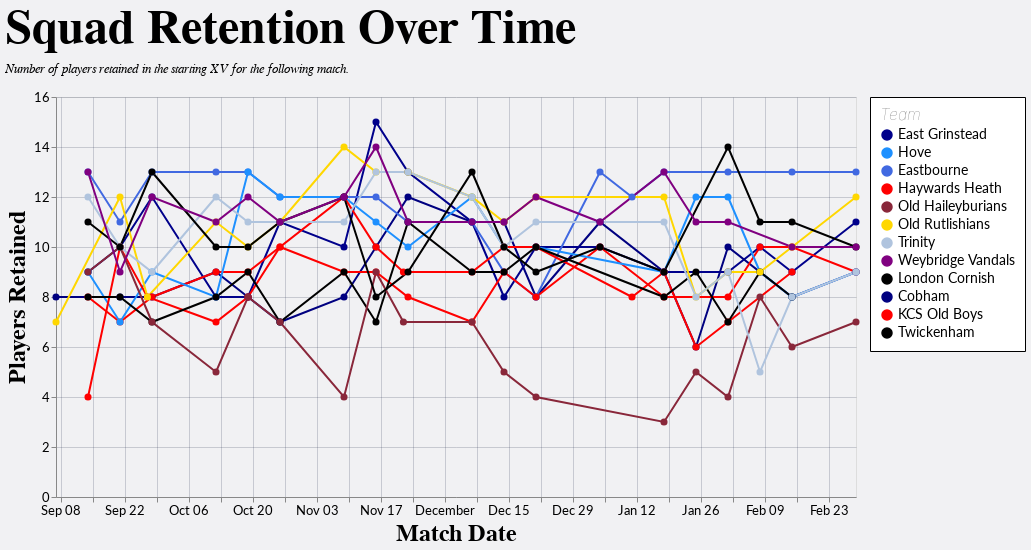

Write notebook code for a chart like this one.
### Code cell
retention_chart = (
    alt.Chart(retention_df)
    .mark_line(point={"size": 50})
    .encode(
        x=alt.X("Date:T", title="Match Date"),
        y=alt.Y("Players Retained:Q", title="Players Retained", scale=alt.Scale(domain=[0, 15])),
        color=alt.Color("Team:N", scale=alt.Scale(domain=teams, range=main_colors)),
        tooltip=["Team", "Date", "Players Retained"],
        opacity=alt.condition(selection, alt.value(1), alt.value(0.1)),
    )
    .properties(
        title=alt.Title(
            text="Squad Retention Over Time",
            subtitle="Number of players retained in the starting XV for the following match."
        ),
        width=800,
        height=400
    )
    .add_params(selection)
)

# Display the chart
retention_chart

### Figure 1 — Vega-Lite specification as saved in the notebook (floating-point values rounded to 4 significant figures; data arrays with more than 128 entries replaced by an {"elided": "..."} marker saying what was removed)
{"config": {"axis": {"labelFont": "Lato, sans-serif", "titleFont": "PT Sans Narrow, Helvetica Neue, Helvetica, Arial, sans-serif", "labelFontSize": 13, "titleFontSize": 24, "gridColor": "#202947", "gridOpacity": 0.2}, "header": {"labelFont": "PT Sans Narrow, Helvetica Neue, Helvetica, Arial, sans-serif", "titleFont": "PT Sans Narrow, Helvetica Neue, Helvetica, Arial, sans-serif", "labelFontSize": 24, "titleFontSize": 28, "labelFontWeight": "bold", "orient": "left"}, "legend": {"labelFont": "Lato, sans-serif", "titleFont": "PT Sans Narrow, Helvetica Neue, Helvetica, Arial, sans-serif", "labelFontSize": 14, "titleFontSize": 16, "titlePadding": 5, "fillColor": "white", "strokeColor": "black", "padding": 10, "titleFontWeight": "lighter", "titleFontStyle": "italic", "titleColor": "gray", "offset": 10}, "title": {"font": "PT Sans Narrow, Helvetica Neue, Helvetica, Arial, sans-serif", "fontSize": 48, "fontWeight": "bold", "anchor": "start", "align": "center", "titlePadding": 20, "subtitlePadding": 10, "subtitleFontSize": 13, "subtitleColor": "", "subtitleFontStyle": "italic", "offset": 15, "color": "black"}, "axisX": {"labelAngle": 0}, "facet": {"title": null, "header": null, "align": {"row": "each", "column": "each"}}, "resolve": {"scale": {"y": "independent", "facet": "independent"}}, "background": "#20294710"}, "data": {"name": "data-f5e075935e374ff4bdc8483d0e82afdc"}, "mark": {"type": "line", "point": {"size": 50}}, "encoding": {"color": {"field": "Team", "scale": {"domain": ["East Grinstead", "Hove", "Eastbourne", "Haywards Heath", "Old Haileyburians", "Old Rutlishians", "Trinity", "Weybridge Vandals", "London Cornish", "Cobham", "KCS Old Boys", "Twickenham"], "range": ["darkblue", "dodgerblue", "royalblue", "red", "#89273a", "gold", "lightsteelblue", "purple", "black", "navy", "red", "black"]}, "type": "nominal"}, "opacity": {"condition": {"param": "param_49", "value": 1}, "value": 0.1}, "tooltip": [{"field": "Team", "type": "nominal"}, {"field": "Date", "type": "temporal"}, {"field": "Players Retained", "type": "quantitative"}], "x": {"field": "Date", "title": "Match Date", "type": "temporal"}, "y": {"field": "Players Retained", "title": "Players Retained", "type": "quantitative"}}, "height": 400, "params": [{"name": "param_49", "select": {"type": "point", "fields": ["Team"]}, "bind": "legend"}], "title": {"text": "Squad Retention Over Time", "subtitle": "Number of players retained in the starting XV for the following match."}, "width": 800, "$schema": "https://vega.github.io/schema/vega-lite/v5.20.1.json", "datasets": {"data-f5e075935e374ff4bdc8483d0e82afdc": {"elided": "214 records"}}}
